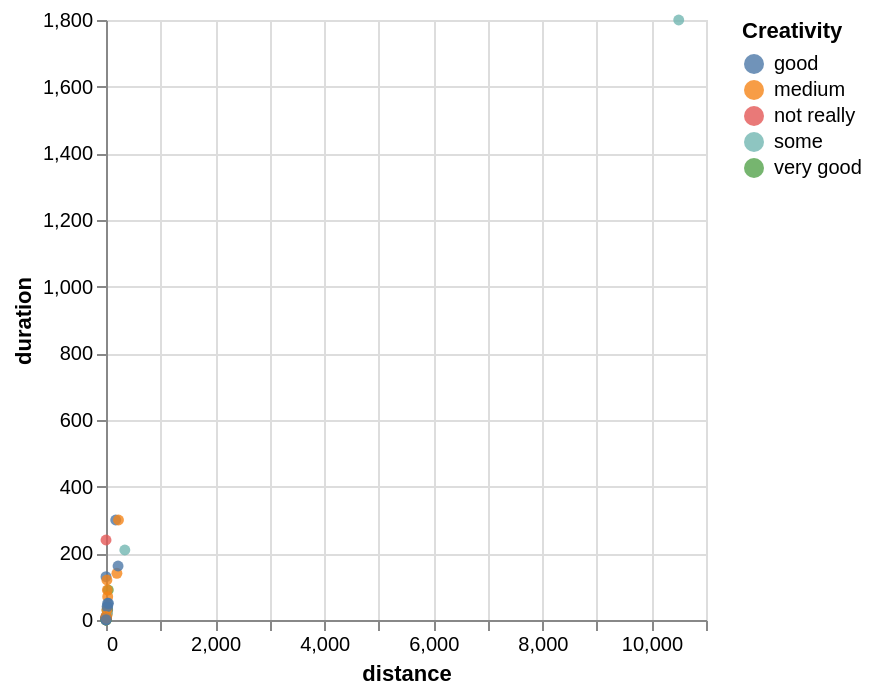

The code cell stored with this chart in its notebook:
### Markdown cell above
## Selection
Altair provides three selection options:
* Single Selection
* Interval Selection
* Multi Selection

### Single Selection
The alt.selection_single() function allows the user to click on single chart objects to select them, one at a time.

### Code cell
# create a selection instance by calling alt.selection_point(), indicating we want a selection defined over a single value
selection = alt.selection_point() # by default, the selection uses a mouse click to determine the selected value

alt.Chart(sdf).mark_circle().encode(
    x='distance:Q',
    y='duration:Q',
    # once our selection has been defined, we can use it as a parameter for conditional encodings, which apply a different encoding depending on whether a data record lies in or out of the selection
    color=alt.condition(selection, 'Creativity:N', alt.value('grey')),
    # an empty selection includes all data points, and so initially all points will be colored
    opacity=alt.condition(selection, alt.value(0.8), alt.value(0.1))
).add_params(
    selection # to register a selection with a chart, we must add it using the .add_params() method
)

### Figure 1 — Vega-Lite specification as saved in the notebook (floating-point values rounded to 4 significant figures)
{"config": {"view": {"continuousWidth": 300, "continuousHeight": 300}}, "data": {"name": "data-a45369142c787b9236d3a2d32d6d84b3"}, "mark": {"type": "circle"}, "encoding": {"color": {"condition": {"param": "param_e4a496766298965a", "field": "Creativity", "type": "nominal"}, "value": "grey"}, "opacity": {"condition": {"param": "param_e4a496766298965a", "value": 0.8}, "value": 0.1}, "x": {"field": "distance", "type": "quantitative"}, "y": {"field": "duration", "type": "quantitative"}}, "params": [{"name": "param_e4a496766298965a", "select": {"type": "point"}}], "$schema": "https://vega.github.io/schema/vega-lite/v6.4.1.json", "datasets": {"data-a45369142c787b9236d3a2d32d6d84b3": [{"age": 20, "distance": 11.0, "transportation": "Car", "duration": 11.0, "creative skills": 4, "languages": "German; English; Romanian; Italian", "hobbies": "Drawing", "distance_cat": "medium", "Creativity": "good", "speed": 60.0}, {"age": 21, "distance": 200.0, "transportation": "Car", "duration": 140.0, "creative skills": 3, "languages": "German; English; Polish", "hobbies": "work out", "distance_cat": "far far away", "Creativity": "medium", "speed": 85.71}, {"age": 23, "distance": 30.0, "transportation": "Mix", "duration": 40.0, "creative skills": 4, "languages": "German; English; vietnamese", "hobbies": "crochet; gaming; sewing; reading; doom scrolling", "distance_cat": "far", "Creativity": "good", "speed": 45.0}, {"age": 19, "distance": 178.0, "transportation": "Train", "duration": 300.0, "creative skills": 4, "languages": "Deutsch; Englisch; Spanisch", "hobbies": "Geschichte lernen", "distance_cat": "far far away", "Creativity": "good", "speed": 35.6}, {"age": 19, "distance": 0.1, "transportation": "Mix", "duration": 130.0, "creative skills": 4, "languages": "German; Italian; English", "hobbies": "listening to music", "distance_cat": "near", "Creativity": "good", "speed": 0.0}, {"age": 20, "distance": 0.3, "transportation": "Walk", "duration": 1.0, "creative skills": 4, "languages": "German;English", "hobbies": "video games", "distance_cat": "near", "Creativity": "good", "speed": 18.0}, {"age": 18, "distance": 30.0, "transportation": "Car", "duration": 30.0, "creative skills": 4, "languages": "Deutsch; Englisch", "hobbies": "Lesen", "distance_cat": "far", "Creativity": "good", "speed": 60.0}, {"age": 19, "distance": 10500.0, "transportation": "Mix", "duration": 1800.0, "creative skills": 2, "languages": "Spanish; German; English", "hobbies": "sleeping; watching series", "distance_cat": "far far away", "Creativity": "some", "speed": 350.0}, {"age": 20, "distance": 0.55, "transportation": "Mix", "duration": 7.0, "creative skills": 4, "languages": "German; English; Programming Languages", "hobbies": "Dancing", "distance_cat": "near", "Creativity": "good", "speed": 4.714}, {"age": 20, "distance": 345.0, "transportation": "Car", "duration": 210.0, "creative skills": 2, "languages": "German; English", "hobbies": "Dancing", "distance_cat": "far far away", "Creativity": "some", "speed": 98.57}, {"age": 33, "distance": 221.0, "transportation": "Car", "duration": 162.0, "creative skills": 4, "languages": "German; English; Japanese", "hobbies": "Beeing Creative!", "distance_cat": "far far away", "Creativity": "good", "speed": 81.85}, {"age": 21, "distance": 0.1, "transportation": "Walk", "duration": 0.1, "creative skills": 4, "languages": "English; German; Romanian; Klingon", "hobbies": "Spaceships", "distance_cat": "near", "Creativity": "good", "speed": null}, {"age": 20, "distance": 1.0, "transportation": "Walk", "duration": 10.0, "creative skills": 4, "languages": "German;English", "hobbies": "cooking", "distance_cat": "near", "Creativity": "good", "speed": 6.0}, {"age": 21, "distance": 1.0, "transportation": "Walk", "duration": 5.0, "creative skills": 4, "languages": "latin; English; German", "hobbies": "uni work", "distance_cat": "near", "Creativity": "good", "speed": 12.0}, {"age": 23, "distance": 0.1, "transportation": "Walk", "duration": 2.0, "creative skills": 4, "languages": "English, Polish, Spanish", "hobbies": "swimming ", "distance_cat": "near", "Creativity": "good", "speed": 0.0}, {"age": 22, "distance": 0.2, "transportation": "Walk", "duration": 5.0, "creative skills": 2, "languages": "Arabic, English", "hobbies": "Playing volleyball ", "distance_cat": "near", "Creativity": "some", "speed": 2.4}, {"age": 20, "distance": 1.0, "transportation": "Walk", "duration": 3.0, "creative skills": 1, "languages": "German, English", "hobbies": "Reading ", "distance_cat": "near", "Creativity": "not really", "speed": 20.0}, {"age": 19, "distance": 0.1, "transportation": "Walk", "duration": 2.0, "creative skills": 3, "languages": "Russian, Uzbek, German, Turkish, English", "hobbies": "Sleeping", "distance_cat": "near", "Creativity": "medium", "speed": 0.0}, {"age": 21, "distance": 0.1, "transportation": "Walk", "duration": 1.0, "creative skills": 5, "languages": "English, Farzi, Russian", "hobbies": "Swimming ", "distance_cat": "near", "Creativity": "very good", "speed": 0.0}, {"age": 20, "distance": 25.0, "transportation": "Car", "duration": 18.0, "creative skills": 3, "languages": "English, German, Hungarian", "hobbies": "Video games", "distance_cat": "far", "Creativity": "medium", "speed": 83.33}, {"age": 19, "distance": 0.1, "transportation": "Walk", "duration": 3.0, "creative skills": 3, "languages": "English, Romanian, Russian", "hobbies": "Driving car", "distance_cat": "near", "Creativity": "medium", "speed": 0.0}, {"age": 17, "distance": 0.1, "transportation": "Walk", "duration": 2.0, "creative skills": 5, "languages": "English, Russian, Latvian b2, German a2-b1", "hobbies": "Drawing, cosplay, crocheting, coming up with stories, walking, listening to my favourite podcast", "distance_cat": "near", "Creativity": "very good", "speed": 0.0}, {"age": 20, "distance": 1.0, "transportation": "Walk", "duration": 4.0, "creative skills": 4, "languages": "German, English", "hobbies": "Gym, Volleyball, Gaming", "distance_cat": "near", "Creativity": "good", "speed": 15.0}, {"age": 21, "distance": 0.35, "transportation": "Walk", "duration": 3.0, "creative skills": 2, "languages": "German, English", "hobbies": "reading", "distance_cat": "near", "Creativity": "some", "speed": 7.0}, {"age": 20, "distance": 0.2, "transportation": "Bus", "duration": 240.0, "creative skills": 1, "languages": "German, English", "hobbies": "horse riding, riding motorbike, gaming, sleeping", "distance_cat": "near", "Creativity": "not really", "speed": 0.05}, {"age": 20, "distance": 0.1, "transportation": "Walk", "duration": 0.3, "creative skills": 3, "languages": "Albanian , English, German", "hobbies": "Basketball ", "distance_cat": "near", "Creativity": "medium", "speed": 2.0}, {"age": 19, "distance": 1.0, "transportation": "Walk", "duration": 5.0, "creative skills": 3, "languages": "German, English", "hobbies": "Reading", "distance_cat": "near", "Creativity": "medium", "speed": 12.0}, {"age": 19, "distance": 0.1, "transportation": "Walk", "duration": 0.5, "creative skills": 4, "languages": "Russian, Finnish, English, German", "hobbies": "Ice skating ", "distance_cat": "near", "Creativity": "good", "speed": 12.0}, {"age": 21, "distance": 42.0, "transportation": "Mix", "duration": 90.0, "creative skills": 5, "languages": "German, English, turkish, Spanish", "hobbies": "Playing Video Games", "distance_cat": "far", "Creativity": "very good", "speed": 28.0}, {"age": 22, "distance": 0.1, "transportation": "Walk", "duration": 1.0, "creative skills": 2, "languages": "German, English", "hobbies": "Cooking ", "distance_cat": "near", "Creativity": "some", "speed": 0.0}, {"age": 20, "distance": 1.0, "transportation": "Walk", "duration": 10.0, "creative skills": 1, "languages": "German, English", "hobbies": "Programming, Gaming, Running", "distance_cat": "near", "Creativity": "not really", "speed": 6.0}, {"age": 23, "distance": 20.0, "transportation": "Bus", "duration": 30.0, "creative skills": 5, "languages": "German, English, Spanish", "hobbies": "Skiing ⛷️ ", "distance_cat": "medium", "Creativity": "very good", "speed": 40.0}, {"age": 19, "distance": 0.1, "transportation": "Walk", "duration": 2.0, "creative skills": 5, "languages": "German, English, Spanish, Italian", "hobbies": "Reading", "distance_cat": "near", "Creativity": "very good", "speed": 0.0}, {"age": 18, "distance": 23.0, "transportation": "Car", "duration": 20.0, "creative skills": 2, "languages": "English, Latin, German", "hobbies": "Gaming", "distance_cat": "far", "Creativity": "some", "speed": 69.0}, {"age": 20, "distance": 0.3, "transportation": "Car", "duration": 4.0, "creative skills": 5, "languages": "German, English", "hobbies": "gaming, anime", "distance_cat": "near", "Creativity": "very good", "speed": 4.5}, {"age": 19, "distance": 229.0, "transportation": "Train", "duration": 300.0, "creative skills": 3, "languages": "German, English, French, Tagalog, Russian", "hobbies": "Chess", "distance_cat": "far far away", "Creativity": "medium", "speed": 45.8}, {"age": 33, "distance": 17.0, "transportation": "Bus", "duration": 120.0, "creative skills": 3, "languages": "Urdu, Punjabi, Hindi, Arabic, English, Kashmiri", "hobbies": "Listen Music ", "distance_cat": "medium", "Creativity": "medium", "speed": 8.5}, {"age": 28, "distance": 17.0, "transportation": "Mix", "duration": 30.0, "creative skills": 3, "languages": "English, Hausa, pidgin English,", "hobbies": "football, watching football, movies and playing football", "distance_cat": "medium", "Creativity": "medium", "speed": 34.0}, {"age": 21, "distance": 25.0, "transportation": "Mix", "duration": 90.0, "creative skills": 3, "languages": "Kurdish, Persian, English", "hobbies": "Reading", "distance_cat": "far", "Creativity": "medium", "speed": 16.67}, {"age": 18, "distance": 20.0, "transportation": "Mix", "duration": 40.0, "creative skills": 4, "languages": "German, English, Sinhala", "hobbies": "Photography", "distance_cat": "medium", "Creativity": "good", "speed": 30.0}, {"age": 19, "distance": 0.1, "transportation": "Walk", "duration": 2.0, "creative skills": 4, "languages": "Hungarian, English, German", "hobbies": "cycling", "distance_cat": "near", "Creativity": "good", "speed": 0.0}, {"age": 24, "distance": 2.0, "transportation": "Bus", "duration": 6.0, "creative skills": 4, "languages": "English, Hindi, German", "hobbies": "Video Games", "distance_cat": "near", "Creativity": "good", "speed": 20.0}, {"age": 19, "distance": 0.1, "transportation": "Walk", "duration": 2.0, "creative skills": 3, "languages": "English, German", "hobbies": "Volleyball", "distance_cat": "near", "Creativity": "medium", "speed": 0.0}, {"age": 19, "distance": 0.1, "transportation": "On Walk", "duration": 0.1, "creative skills": 3, "languages": "English, Lithuanian, Russian, German", "hobbies": "Reading", "distance_cat": "near", "Creativity": "medium", "speed": null}, {"age": 23, "distance": 31.1, "transportation": "Mix", "duration": 70.0, "creative skills": 3, "languages": "English, German, Yoruba, French", "hobbies": "Baking", "distance_cat": "far", "Creativity": "medium", "speed": 26.66}, {"age": 20, "distance": 0.1, "transportation": "Walk", "duration": 1.0, "creative skills": 2, "languages": "German, English, bit of Spanish", "hobbies": "Skiing", "distance_cat": "near", "Creativity": "some", "speed": 0.0}, {"age": 18, "distance": 0.2, "transportation": "Walk", "duration": 0.1, "creative skills": 2, "languages": "German, English, Spanish, Catalan", "hobbies": "Traveling", "distance_cat": "near", "Creativity": "some", "speed": null}, {"age": 20, "distance": 3.0, "transportation": "Car", "duration": 3.0, "creative skills": 3, "languages": "German, English", "hobbies": "Darts", "distance_cat": "near", "Creativity": "medium", "speed": 60.0}, {"age": 20, "distance": 4.0, "transportation": "Car", "duration": 5.0, "creative skills": 3, "languages": "German, English", "hobbies": "reading", "distance_cat": "near", "Creativity": "medium", "speed": 48.0}, {"age": 21, "distance": 4.0, "transportation": "Car", "duration": 5.0, "creative skills": 2, "languages": "German, English", "hobbies": "gym", "distance_cat": "near", "Creativity": "some", "speed": 48.0}, {"age": 19, "distance": 0.1, "transportation": "Walk", "duration": 1.0, "creative skills": 5, "languages": "English, Hindi, Urdu, Bengali", "hobbies": "Vibecoding stuff", "distance_cat": "near", "Creativity": "very good", "speed": 0.0}, {"age": 18, "distance": 1.0, "transportation": "Walk", "duration": 5.0, "creative skills": 3, "languages": "English, georgian", "hobbies": "reading", "distance_cat": "near", "Creativity": "medium", "speed": 12.0}, {"age": 20, "distance": 0.2, "transportation": "Walk", "duration": 4.0, "creative skills": 3, "languages": "English", "hobbies": "Table Tennis", "distance_cat": "near", "Creativity": "medium", "speed": 3.0}, {"age": 21, "distance": 0.1, "transportation": "Walk", "duration": 3.0, "creative skills": 4, "languages": "English, Turkish", "hobbies": "Photography", "distance_cat": "near", "Creativity": "good", "speed": 2.0}, {"age": 22, "distance": 45.0, "transportation": "Car", "duration": 50.0, "creative skills": 4, "languages": "English,German,Arabic", "hobbies": "Swimming,Biking,Bouldering,Dancing", "distance_cat": "far", "Creativity": "good", "speed": 54.0}, {"age": 20, "distance": 7.0, "transportation": "Car", "duration": 10.0, "creative skills": 3, "languages": "German, English", "hobbies": "Art", "distance_cat": "near", "Creativity": "medium", "speed": 42.0}, {"age": 19, "distance": 0.1, "transportation": "On Walk", "duration": 1.0, "creative skills": 5, "languages": "Serbian, English, Croatian, Bosnian, Montenegro, Macedonian", "hobbies": "Gaming", "distance_cat": "near", "Creativity": "very good", "speed": 3.0}, {"age": 21, "distance": 0.1, "transportation": "Walk", "duration": 5.0, "creative skills": 3, "languages": "English, Bulgarian, German", "hobbies": "Movies", "distance_cat": "near", "Creativity": "medium", "speed": 1.2}, {"age": 18, "distance": 0.1, "transportation": "Walk", "duration": 0.1, "creative skills": 5, "languages": "Englishfluent, Hindimother tongue, Germanlearning B1 level", "hobbies": "Football, Reading", "distance_cat": "near", "Creativity": "very good", "speed": null}, {"age": 24, "distance": 0.1, "transportation": "Walk", "duration": 0.1, "creative skills": 4, "languages": "Russian,English,Turkish,Azerbaijani,German", "hobbies": "Reading Manga", "distance_cat": "near", "Creativity": "good", "speed": null}, {"age": 20, "distance": 0.4, "transportation": "Walk", "duration": 10.0, "creative skills": 3, "languages": "German, English", "hobbies": "volleyball", "distance_cat": "near", "Creativity": "medium", "speed": 2.4}, {"age": 20, "distance": 30.0, "transportation": "Bus", "duration": 50.0, "creative skills": 4, "languages": "Englisch,  Spanish", "hobbies": "Videogames", "distance_cat": "far", "Creativity": "good", "speed": 36.0}, {"age": 20, "distance": 0.1, "transportation": "Walk", "duration": 5.0, "creative skills": 4, "languages": "Albanian, English", "hobbies": "playing the violin", "distance_cat": "near", "Creativity": "good", "speed": 1.2}, {"age": 19, "distance": 0.1, "transportation": "Walk", "duration": 3.0, "creative skills": 4, "languages": "Serbian, English, a little German", "hobbies": "painting", "distance_cat": "near", "Creativity": "good", "speed": 0.2}, {"age": 21, "distance": 3.0, "transportation": "Car", "duration": 5.0, "creative skills": 3, "languages": "German,English", "hobbies": "working out", "distance_cat": "near", "Creativity": "medium", "speed": 36.0}, {"age": 19, "distance": 0.1, "transportation": "Walk", "duration": 1.0, "creative skills": 4, "languages": "Serbian, Croatian, Bosnian, Montenegrin, English and a little bit of German", "hobbies": "football", "distance_cat": "near", "Creativity": "good", "speed": 3.0}]}}
